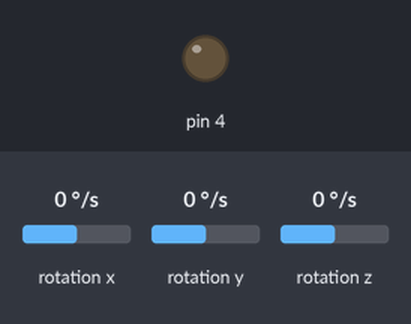
Bench run of a sketch on a simulated Arduino Uno, built with avr-gcc and run on an emulated ATmega328P. On the bench: output pins drawn as LEDs (lit = HIGH). Wiring (inferred from the names in the program): MPU-6050 motion sensor at I2C address 0x68. Dashed ring = blinking. Inputs (shaded band) come from the test bench; at power-on: rotation x 0 °/s, rotation y 0 °/s, rotation z 0 °/s.

Above: at 1.8 s.
1.9 s: rotation x set to -192 °/s
At 2.31 s:
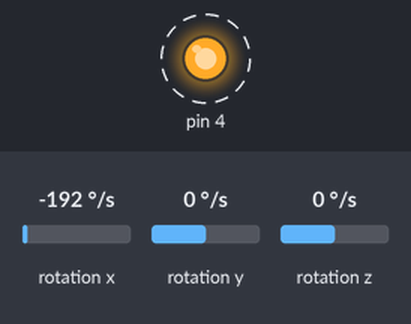
5.4 s: rotation x set to -56 °/s
8.9 s: rotation x set to -47 °/s
At 14.36 s:
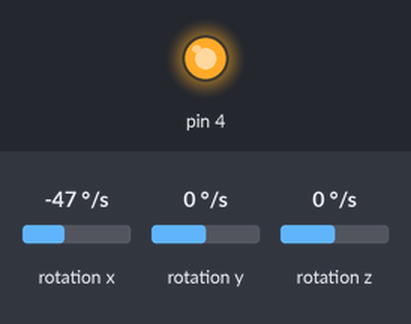
Timing chart, 0 to 16.0 s (numbered marks = the images above; inputs shaded):
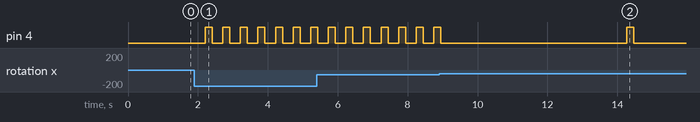

Measured:
- the behaviour switches between -51 and -50 °/s on rotation x (found by bisection; images 1 and 2)

The sketch:

Main.ino
```cpp
#include "FSM.h"

FSM *fsm;
float dt = 0;

void setup()
{
  fsm = new FSM();
}

void loop()
{
  dt = fsm->Update(dt);

  delay(dt);
}
```

AttractState.cpp
```cpp
#include "AttractState.h"
#include "math.h"
#include "OutputD.h"

AttractState::AttractState()
{
  this->vibro = new OutputD(4);
}

States AttractState::GetType()
{
  return VIBRO;
}

Transition AttractState::Update(long dt)
{
  Transition t;

  if(vibro->IsOn())
  {
    vibro->TurnOff();
    t.delay = 100;
    t.nextState = WAIT;
  }
  else
  {
    vibro->TurnOn();
    t.delay = 200;
    t.nextState = VIBRO;
  }

  return t;
}
```

AttractState.h
```cpp
#pragma once
#include "State.h"
#include "Output.h"

class AttractState :
    public State
{
public:
    AttractState();
    virtual Transition Update(long);
    virtual States GetType();

private:
    Output *vibro;
};
```

CheckMovementState.cpp
```cpp
#include "CheckMovementState.h"
#include "math.h"

CheckMovementState::CheckMovementState()
{
  this->mpu = MPU6050();
}

States CheckMovementState::GetType()
{
  return WAIT;
}

Transition CheckMovementState::Update(long dt)
{
    float accelX = mpu.getGyroX();
    float accelY = mpu.getGyroY();
    float accelZ = mpu.getGyroZ();

    float len = sqrt(accelX * accelX + accelY * accelY + accelZ * accelZ);

    Transition t;

    if(len > 50 || check >= 5)
    {
        t.delay = 200;
        t.nextState = VIBRO;
        check = 0;
    }
    else
    {
        t.delay = 1000;
        t.nextState = WAIT;
        check++;
    }

    return t;
}
```

CheckMovementState.h
```cpp
#pragma once
#include "State.h"
#include "mpu6050.h"

class CheckMovementState :
    public State
{
public:
    CheckMovementState();
    virtual Transition Update(long);
    virtual States GetType();

private:
    MPU6050 mpu;
    int check;
};
```

EyeToSee.cpp
```cpp
// (licence header left out)
// EyeToSee class source file

#include <avr/io.h>
#include <util/twi.h>
#include "EyeToSee.h"

EyeToSee::EyeToSee() {
	init();
}

void EyeToSee::init() {
	// No prescaler
	TWSR = 0;
	// Set frequency
	TWBR = ((F_CPU/F_SCL) - 16) / 2;
}

// Overloaded read method; if no number of bytes given, assume 1
bool EyeToSee::read(uint8_t addr, uint8_t reg, uint8_t* dest) {
	return read(addr, reg, 1, dest);
}

bool EyeToSee::readBit(uint8_t addr, uint8_t reg, uint8_t bitNum)
{
	uint8_t b;
    read(addr, reg, &b);
    return b & (1 << bitNum);
}

bool EyeToSee::read(uint8_t addr, uint8_t reg, uint8_t n, uint8_t* dest) {
	// Issue start with a write command
	if (start(addr, TW_WRITE, true)) {
		// Write the desired register
		if (writeData(reg)) {
			// Issue a repeated start with a read command
			if (start(addr, TW_READ, false)) {
				// Read out the data until n have been read, then NACK
				for (uint8_t i=0; i<n; i++) {
					dest[i] = readData(i != (n-1));
				}
				// Stop transmission
				if (stop()) {
	        		return true;
	        	}
	        	else {
	        		//Serial.println("Stop unsuccessful");
	        		return false;
	        	}
			}
		}
	}
	// If the program gets here, something has gone wrong. Fill dest with 0s and return false
	stop();
	disable();
	for (uint8_t i=0; i<n; i++) {
		dest[i] = 0;
	}
	return false;
}

bool EyeToSee::write(uint8_t addr, uint8_t reg, uint8_t d) {
	// Issue start with a write command
	if (start(addr, TW_WRITE, false)) {
		// Send the desired register to write to
		if (writeData(reg)) {
			// Send the data
			if (writeData(d)) {
				// Issue stop condition
				if(stop()) {
					return true;
				}
			}
		}
	}
	// If timeout
	stop();
	disable();
	return false;
}

bool EyeToSee::writeBit(uint8_t addr, uint8_t reg, uint8_t bitNum, uint8_t d) {
	uint8_t b;
    read(addr, reg, &b);
    b = (d != 0) ? (b | (1 << bitNum)) : (b & ~(1 << bitNum));
	// Issue start with a write command
	if (start(addr, TW_WRITE, false)) {
		// Send the desired register to write to
		if (writeData(reg)) {
			// Send the data
			if (writeData(b)) {
				// Issue stop condition
				if(stop()) {
					return true;
				}
			}
		}
	}
	// If timeout
	stop();
	disable();
	return false;
}

// Start (or repeated start) a transmission to a slave at addr with a read or write command
bool EyeToSee::start(uint8_t addr, uint8_t rw, bool w) {
	bool waiting = w;
	uint16_t timer = 0;

	do {
		// Write 1 to TWINT to clear the flag, and set the I2C start condition and enable bits
		TWCR = ( (1 << TWINT) | (1 << TWSTA) | (1 << TWEN) );
		// Wait for transmission to complete or timeout
		if (waitTWCR(TWINT, 1)) {
			// Check the status bits to make sure either a start or repeated start was transmitted
			if ((TW_STATUS == TW_START) || (TW_STATUS == TW_REP_START)) {
				// Put the slave address and the read/write bit in the data register
				TWDR = ((addr << 1) + rw );
				// Initiate the transmission
				TWCR = ( (1 << TWINT) | (1 << TWEN) );
				// Wait, if completed without timing out
				if (waitTWCR(TWINT, 1)) {
					// Check status for addr sent with either R or W and ACK recieved
					if ( (TW_STATUS == TW_MR_SLA_ACK) || (TW_STATUS == TW_MT_SLA_ACK) ) {
						return true;
					}
				}
			}
		}
		// If something times out, issue a stop and try again
		stop();
	} while (waiting && (++timer < 10));

	// If timeout
	return false;
}

bool EyeToSee::stop() {
	TWCR = ( (1 << TWINT) | (1 << TWSTO) | (1 << TWEN) );
	return waitTWCR(TWSTO, 0);
}

bool EyeToSee::writeData(uint8_t d) {
	// Load data into data register
	TWDR = d;
	// Initiate the transmission
	TWCR = ( (1 << TWINT) | (1 << TWEN) );
	// Wait for transmission to complete
	if (waitTWCR(TWINT, 1)) {
		// Check status for data sent and ACK recieved
		if (TW_STATUS == TW_MT_DATA_ACK) {
			return true;
		}
	}
	// If timeout
	return false;
}

uint8_t EyeToSee::readData(bool ack) {
	// Start transmission and send an ACK if necessary
	if (ack) {
		TWCR = ( (1 << TWINT) | (1 << TWEN) | (1 << TWEA) );
	}
	else {
		TWCR = ( (1 << TWINT) | (1 << TWEN) );
	}
	// Wait for transmission to complete
	if (waitTWCR(TWINT, 1)) {
		if ( (TW_STATUS == TW_MR_DATA_ACK) || (TW_STATUS == TW_MR_DATA_NACK) ) {
			return TWDR;
		}
		// If bad status, return 0
		return 0;
	}
	// If timeout, return 0
	return 0;
}

bool EyeToSee::waitTWCR(uint8_t bit, uint8_t val) {
	uint16_t timer = 0;
	// Wait for flag to equal value or for the timer to timeout
	while( ((TWCR & (1<<bit)) != (val<<bit)) && (++timer < TIMEOUT) );
	// If the timer did not reach TIMEOUT, return true
	if (timer < TIMEOUT) {
		return true;
	}
	// Else timed out and return false
	return false;
}

// Disable I2C by writing 0 to the control register
void EyeToSee::disable() {
	TWCR = 0;
}
```

EyeToSee.h
```cpp
// (licence header left out)
// EyeToSee class header file

#ifndef EYE_TO_SEE_H
#define EYE_TO_SEE_H

// include for avr typedefs
#include <stdint.h>

// timeout and speed variables
#define TIMEOUT 200
#define F_SCL 100000
// if F_CPU is not passed in by compiler, assume 16 MHz (or edit to correct spec)
#ifndef F_CPU
#define F_CPU 16000000
#endif

class EyeToSee {
	public:
		// Default constructor
		EyeToSee();
		// Read a single byte to *dest from reg of addr, return successful
		bool read(uint8_t addr, uint8_t reg, uint8_t* dest);
		bool readBit(uint8_t addr, uint8_t reg, uint8_t bitNum);
		// Read n bytes to *dest from reg of addr, return successful
		bool read(uint8_t addr, uint8_t reg, uint8_t n, uint8_t* dest);
		// Write a single byte, d, to reg of addr, return successful
		bool write(uint8_t addr, uint8_t reg, uint8_t d);
		bool writeBit(uint8_t addr, uint8_t reg, uint8_t bitNum, uint8_t d);
		// Write n bytes, *d, to reg of addr, return successful
		//bool write(uint8_t addr, uint8_t reg, uint8_t n, uint8_t* d);
	private:
		// Initialize the bus to default values
		void init();
		// Send a start command to address with read or write command and whether or not to wait for device ready
		bool start(uint8_t addr, uint8_t rw, bool wait);
		// Read a register of a previously activated address and ack or nack
		uint8_t readData(bool ack);
		// Write to a register of a previously activated address
		bool writeData(uint8_t reg);
		// Issue a stop command and free the bus
		bool stop();
		// Wait for a flag or timeout and return if flag happened
		bool waitTWCR(uint8_t bit, uint8_t val);
		// Disable I2C and terminate all current transmissions
		void disable();
};

#endif
```

FSM.cpp
```cpp
#include "FSM.h"
#include "stdlib.h"
#include "CheckMovementState.h"
#include "AttractState.h"

FSM::FSM()
{
  states = new State*[2];
  states[0] = new CheckMovementState();
  states[1] = new AttractState();
  currState = states[0];
}

float FSM::Update(float dt)
{
  int num = 2;

  Transition tr = currState->Update(dt);

  if (currState->GetType() != tr.nextState)
  {
    for (size_t i = 0; i < num; i++)
    {
      if (states[i]->GetType() == tr.nextState)
      {
        currState = states[i];
      }
    }
  }

  return tr.delay;
}
```

FSM.h
```cpp
#pragma once

#include "State.h"
#include "States.h"

class FSM
{
public:
	  FSM();
    float Update(float);

private:
    State **states;
    State *currState;
};
```

Output.h
```cpp
#pragma once

class Output
{
  protected:
    int leg;
    bool state;

  public:
    virtual void TurnOn() = 0;
    virtual void TurnOff() = 0;
    virtual bool IsOn() = 0;
};
```

OutputB.cpp
```cpp
#include "OutputB.h"
#include <avr/io.h>

#define OUT_REG DDRB
#define OUT_PORT PORTB

OutputB::OutputB(int a)
{
	this->leg = a;
	this->state = false;
	OUT_REG |= (1 << leg);
}

void OutputB::TurnOn()
{
	if(!state)
	{
		OUT_PORT |= (1 << leg);
		state = true;
	}
}

void OutputB::TurnOff()
{
	if(state)
	{
		OUT_PORT &= ~(1 << leg);
		state = false;
	}
}

bool OutputB::IsOn()
{
  return state;
}
```

OutputB.h
```cpp
#pragma once
#include "Output.h"

class OutputB : public Output
{
  public:
    OutputB(int);
    virtual void TurnOn();
    virtual void TurnOff();
    virtual bool IsOn();
};
```

OutputD.cpp
```cpp
#include "OutputD.h"
#include <avr/io.h>

#define OUT_REG DDRD
#define OUT_PORT PORTD

OutputD::OutputD(int a)
{
	this->leg = a;
	this->state = false;
	OUT_REG |= (1 << leg);
}

void OutputD::TurnOn()
{
	if(!state)
	{
		OUT_PORT |= (1 << leg);
		state = true;
	}
}

void OutputD::TurnOff()
{
	if(state)
	{
		OUT_PORT &= ~(1 << leg);
		state = false;
	}
}

bool OutputD::IsOn()
{
  return state;
}
```

OutputD.h
```cpp
#pragma once
#include "Output.h"

class OutputD : public Output
{
  public:
    OutputD(int);
    virtual void TurnOn();
    virtual void TurnOff();
    virtual bool IsOn();
};
```

State.cpp
```cpp
#include "State.h"
#include "stdlib.h"

Transition State::Update(long ms)
{
    Transition t;
    t.delay = 1234;
    t.nextState = START;
    return t;
}
```

State.h
```cpp
#pragma once
#include "Transition.h"

class State
{
public:
    virtual States GetType() = 0;
    virtual Transition Update(long) = 0;
};
```

States.h
```cpp
#pragma once
typedef enum
{
    START = 0,
    WAIT = 1,
    VIBRO = 2,
    SOUND = 3,
    DELAY = 4
}States;
```

Transition.h
```cpp
#pragma once
#include "States.h"

typedef struct
{
    long delay;
    States nextState;
} Transition;
```

mpu6050.cpp
```cpp
#include "mpu6050.h"
#include "EyeToSee.h"

EyeToSee bus;

MPU6050::MPU6050()
{
	setupMPU();
}

void MPU6050::setupMPU()
{
  	bus = EyeToSee();
	bus.write(MPU_ADDR, 0x6B, 0b00000000); // no sleep, no cycle, internal 8MHz resonator
	bus.write(MPU_ADDR, 0x1B, 0b00000000); // set gyro scale to ± 250 °/s
	bus.write(MPU_ADDR, 0x1C, 0b00000000); // set accl scale to ± 2g
}

// +- 2g
float MPU6050::getAccelX() {
	uint8_t low;
	uint8_t high;
	bus.read(MPU_ADDR, 0x3B, &low);
	bus.read(MPU_ADDR, 0x3C, &high);
	long accelX = low << 8 | high;
	float gForceX = accelX / 16384.0;
	return gForceX;
}

// +- 2g
float MPU6050::getAccelY() {
	uint8_t low;
	uint8_t high;
	bus.read(MPU_ADDR, 0x3D, &low);
	bus.read(MPU_ADDR, 0x3E, &high);
	long accelY = low << 8 | high;
	float gForceY = accelY / 16384.0;
	return gForceY;
}

// +- 2g
float MPU6050::getAccelZ() {
	uint8_t low;
	uint8_t high;
	bus.read(MPU_ADDR, 0x3F, &low);
	bus.read(MPU_ADDR, 0x40, &high);
	long accelZ = low << 8 | high;
	float gForceZ = accelZ / 16384.0;
	return gForceZ;
}

// +/- 250deg/s
float MPU6050::getGyroX() {
	uint8_t low;
	uint8_t high;
	bus.read(MPU_ADDR, 0x43, &low);
	bus.read(MPU_ADDR, 0x44, &high);
	long accelX = low << 8 | high;
	float gForceX = accelX / 131.0;
	return gForceX;
}

// +/- 250deg/s
float MPU6050::getGyroY() {
	uint8_t low;
	uint8_t high;
	bus.read(MPU_ADDR, 0x45, &low);
	bus.read(MPU_ADDR, 0x46, &high);
	long accelY = low << 8 | high;
	float gForceY = accelY / 131.0;
	return gForceY;
}

// +/- 250deg/s
float MPU6050::getGyroZ() {
	uint8_t low;
	uint8_t high;
	bus.read(MPU_ADDR, 0x47, &low);
	bus.read(MPU_ADDR, 0x48, &high);
	long accelZ = low << 8 | high;
	float gForceZ = accelZ / 131.0;
	return gForceZ;
}
```

mpu6050.h
```cpp
#ifndef MPU6050_H_
#define MPU6050_H_

#define MPU_ADDR 0x68

class MPU6050
{
private:
    void setupMPU();

public:
    MPU6050();
    float getAccelX();
    float getAccelY();
    float getAccelZ();
    float getGyroX();
    float getGyroY();
    float getGyroZ();
};

#endif
```
